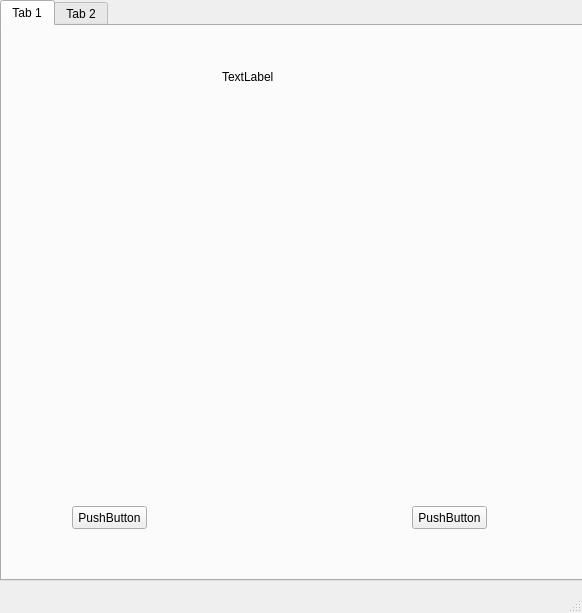
<?xml version="1.0" encoding="UTF-8"?>
<ui version="4.0">
 <class>MainWindow</class>
 <widget class="QMainWindow" name="MainWindow">
  <property name="geometry">
   <rect>
    <x>0</x>
    <y>0</y>
    <width>582</width>
    <height>613</height>
   </rect>
  </property>
  <property name="windowTitle">
   <string>MainWindow</string>
  </property>
  <widget class="QWidget" name="centralwidget">
   <widget class="QTabWidget" name="tabWidget">
    <property name="geometry">
     <rect>
      <x>0</x>
      <y>0</y>
      <width>591</width>
      <height>581</height>
     </rect>
    </property>
    <widget class="QWidget" name="tab">
     <attribute name="title">
      <string>Tab 1</string>
     </attribute>
     <widget class="QPushButton" name="pushButton">
      <property name="geometry">
       <rect>
        <x>70</x>
        <y>480</y>
        <width>75</width>
        <height>23</height>
       </rect>
      </property>
      <property name="text">
       <string>PushButton</string>
      </property>
     </widget>
     <widget class="QPushButton" name="pushButton_2">
      <property name="geometry">
       <rect>
        <x>410</x>
        <y>480</y>
        <width>75</width>
        <height>23</height>
       </rect>
      </property>
      <property name="text">
       <string>PushButton</string>
      </property>
     </widget>
     <widget class="QLabel" name="label">
      <property name="geometry">
       <rect>
        <x>220</x>
        <y>20</y>
        <width>161</width>
        <height>61</height>
       </rect>
      </property>
      <property name="text">
       <string>TextLabel</string>
      </property>
     </widget>
    </widget>
    <widget class="QWidget" name="tab_2">
     <attribute name="title">
      <string>Tab 2</string>
     </attribute>
    </widget>
   </widget>
  </widget>
  <widget class="QMenuBar" name="menubar">
   <property name="geometry">
    <rect>
     <x>0</x>
     <y>0</y>
     <width>582</width>
     <height>23</height>
    </rect>
   </property>
  </widget>
  <widget class="QStatusBar" name="statusbar"/>
 </widget>
 <resources/>
 <connections/>
</ui>
